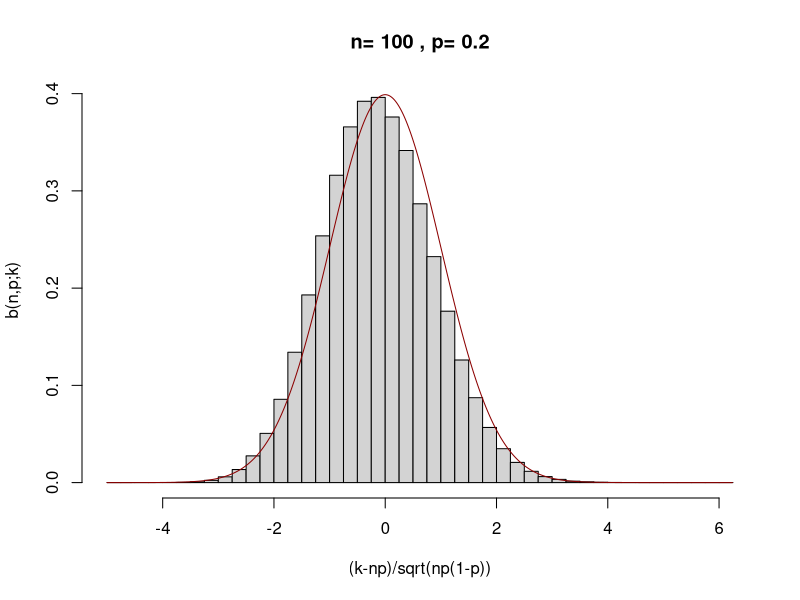

This figure's R source:
# ---------------------------------------------------------------------
# Project:      Bachelor Thesis
# ---------------------------------------------------------------------
# Quantlet:     Hist_pdf_binomial
# ---------------------------------------------------------------------
# Description:  Produces a histogram of a standardized binomial 
#               distribution on behalf of empirical samples and shows 
#               the possible approximation for large n
#               throughout the standard normal distribution  
# ---------------------------------------------------------------------
# Output:       Histogram ("n100.png")
# ---------------------------------------------------------------------
# Keywords:     approximation, standardized binomial, distribution, 
#               graphical representation, visualization, histogram, pdf,
#               CLT, moivre-laplace
# ---------------------------------------------------------------------
# Author:       Fabrice Wunderlich,  2015/10/01
# ---------------------------------------------------------------------



# Clear loaded variables and close graphics
closeAllConnections()
rm(list = ls(all = TRUE))
graphics.off()

# Parameter settings of the binomial random variable and of the sample size N
n = 100
p = 0.2
N = 1000000

# Sample of the N stadardized binomial random variables
bsample = (rbinom(N, n, p) - (n * p))/(sqrt(n * p * (1 - p)))

# Plot 
breakingpoints = seq(from = min(bsample - 1), to = max(bsample + 1), by = 0.25)
hist(bsample, freq = FALSE, breaks = breakingpoints, xlab = "(k-np)/sqrt(np(1-p))", 
     ylab = "b(n,p;k)", xlim = c(min(bsample - 1), max(bsample + 1)), 
     main = paste("n=", n, ", p=", p))

x = seq(min(bsample - 1), max(bsample + 1), by = 0.02)
norm = dnorm(x, 0, 1)
lines(x, norm, col = "dark red")
